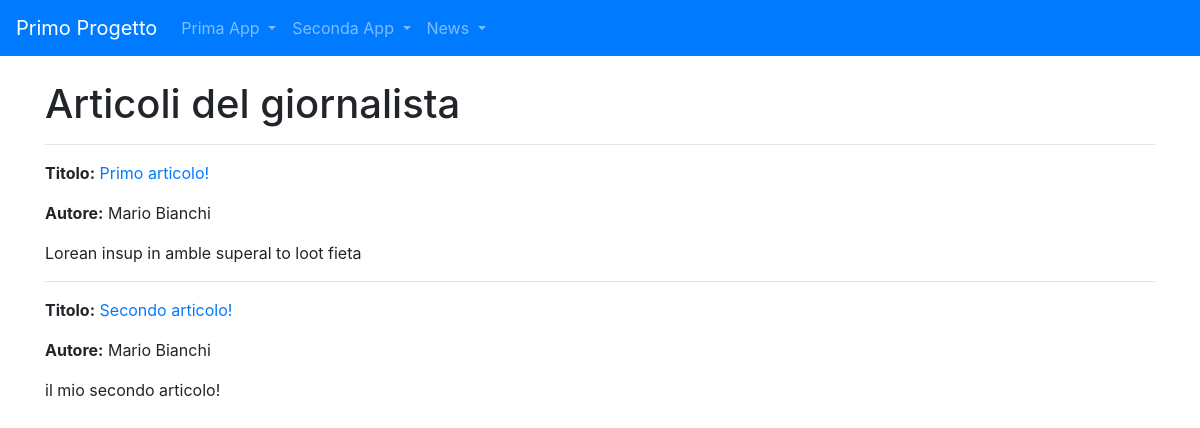
The page /news/lista_articoli/3 on the database its author committed.
### news/models.py (models this page shows, shortened)
class Articolo(models.Model):
    titolo = models.CharField(max_length=100)
    contenuto = models.TextField()
    giornalista = models.ForeignKey(Giornalista, on_delete=models.CASCADE, related_name="articoli")
    data = models.DateField(auto_now=True, blank=True)
    visualizzazioni = models.IntegerField(default=0, blank=True)
    class Meta:
            verbose_name = "Articolo"
            verbose_name_plural = "Articoli"

class Giornalista(models.Model):
    nome = models.CharField(max_length=100)
    cognome = models.CharField(max_length=100)
    anno_nascita = models.DateField(blank=True)
    def __str__(self):
        return self.nome + " " + self.cognome
    class Meta:
        verbose_name = "Giornalista"
        verbose_name_plural = "Giornalisti"

### news/views.py (the view)
# urls.py: path('lista_articoli/', home, name='homeviews'),
def lista_articoli(request, giornalista_id):
    articoli = Articolo.objects.filter(giornalista_id=giornalista_id)
    context = { 'articoli': articoli }
    return render(request, "news/lista_articoli.html", context)

### news/templates/news/lista_articoli.html (shortened to what this page needs)
{% extends 'base.html' %}
{% block content %}
    <h1>Articoli del giornalista</h1>
    {% for articolo in articoli %}
        <hr>
        <article>
            <p><strong>Titolo:</strong> <a href="{% url 'news:articolo_detail' articolo.pk %}">{{ articolo.titolo }}</a></p>
            <p><strong>Autore:</strong> {{ articolo.giornalista }}</p>
            {{ articolo.contenuto }}
        </article>
    {% empty %}
        <p>Non ci sono articoli da mostrare.</p>
    {% endfor %}
{% endblock content %}

### rows shown on the page
Articolo: titolo "Primo articolo!", giornalista "Mario Bianchi", contenuto "Lorean insup in amble superal to loot fieta"
Articolo: titolo "Secondo articolo!", giornalista "Mario Bianchi", contenuto "il mio secondo articolo!"
